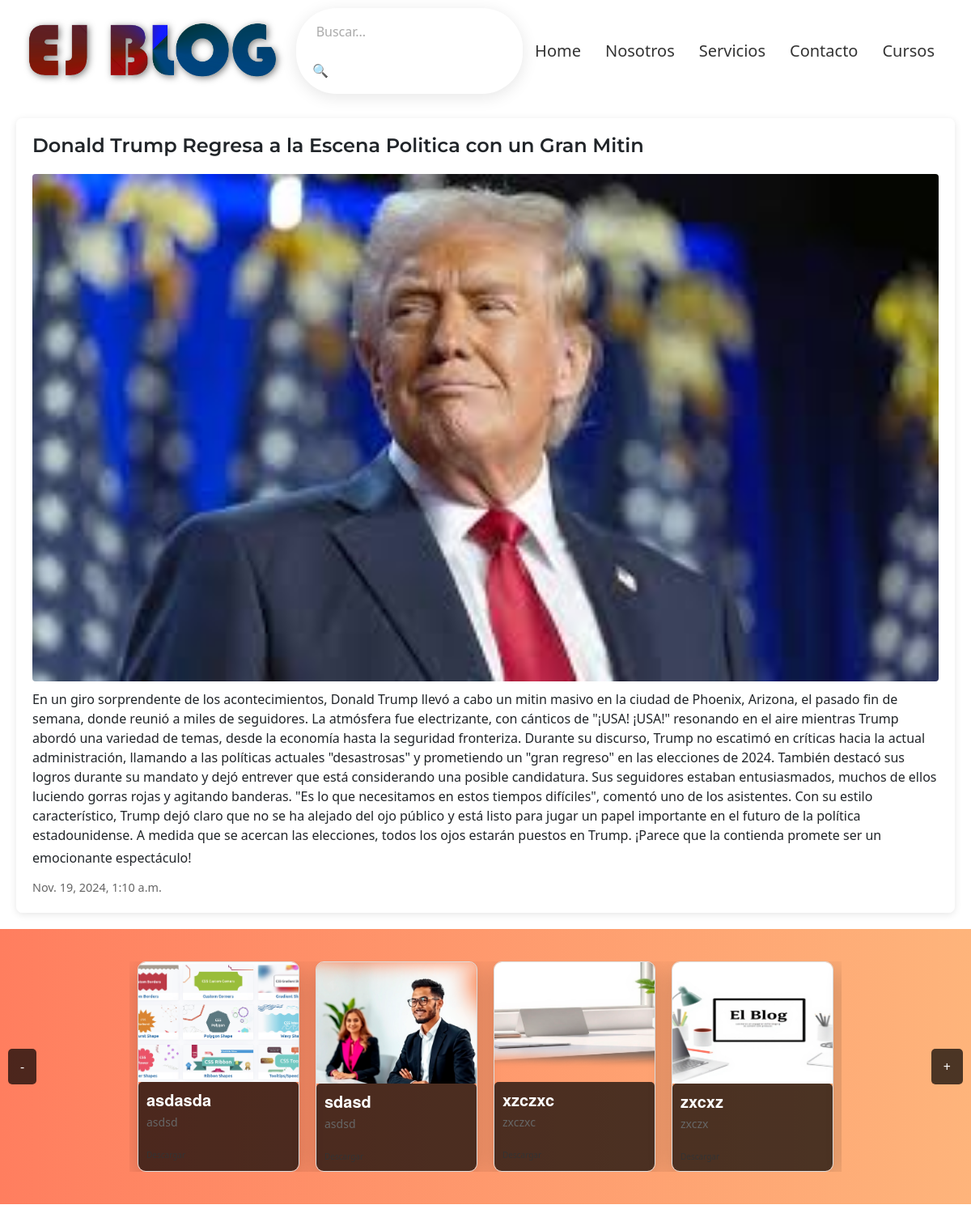
Screenshot of /news/4/ with the database file from the repository.
### mi_app/models.py (models this page shows, shortened)
class News(models.Model):
    title = models.CharField(max_length=200)
    content = models.TextField()
    created_at = models.DateTimeField(auto_now_add=True)
    image = models.ImageField(upload_to='news/')  # Campo para la imagen

class Image(models.Model):
    title = models.CharField(max_length=100)
    description = models.TextField()
    image = models.ImageField(upload_to='images/')  # Asegúrate de tener Pillow instalado
    link = models.URLField(max_length=200, blank=True, null=True)  # Campo para el enlace

### mi_app/views.py (the view)
# urls.py: path('news/<int:id>/', news_details, name='news_details'),  # Detalles de noticias
def news_details(request, id):
    news = News.objects.all()
    images = Image.objects.all()
    return render(request, 'news_details.html', {
        'news': news,
        'images': images
        })

### mi_app/templates/news_details.html (shortened to what this page needs)
{% extends 'index.html' %}
{% block content %}
    {% if news %}
    <div class="grid-container-details-news scroll-fade">
        {% for news in news %}
            <div class="news-card-details">
                <h3 class="news-title-details">{{ news.title }}</h3>
                {% if news.image %}
                    <img src="{{ news.image.url }}" alt="" class="news-image-details">
                {% endif %}
                <p class="article-content">{{ news.content }}
                </p>
                <small class="article-date">{{ news.created_at }}</small>
            </div>
        {% endfor %}
    </div>
    {% else %}
    <p>No hay noticias disponibles.</p>
    {% endif %}
    {% include 'slide.html' %}
{% endblock %}

### mi_app/templates/slide.html (shortened to what this page needs)
{% load static %}
<head>
</head>
<body>
    <div class="container-slide-section">
        <div class="slide-section">
            <div class="slide-container">
                <div class="card-wrapper">
                    {% for image in images %}
                    <div class="card-slide">
                        <img src="{{ image.image.url }}" alt="{{ image.title }} - {{ image.description }}" class="card-image-slide">
                        <div class="card-content-slide">
                            <h3 class="card-title-slide">{{ image.title }}</h3>
                            <p class="card-description-slide">{{ image.description }}</p>
                            <a href="{{ image.link }}" target="_blank" class="link-card-slide">Descargar</a>
                        </div>
                    </div>
                    {% empty %}
                    <p>No images available..</p>
                    {% endfor %}
                </div>
            </div>
        </div>
        <button class="prev">-</button>
        <button class="next">+</button>
    </div>
</body>

### mi_app/static/css/estilos.css (style rules this page uses)
.fondo { background-color: #ffffff; background-size: cover; }
.scroll-fade { opacity: 0; transform: translateY(20px); transition: opacity 0.5s ease, transform 0.5s ease; }
.scroll-fade.visible { opacity: 1; transform: translateY(0); }
.article-content, .news-content { margin-bottom: 10px; }
.article-date, .news-date { font-size: 0.9em; color: #666; }
.container-slide-section { background-color: #9d77f776; display: flex; justify-content: center; overflow: hidden; }
.slide-section { padding: 20px; margin: auto; justify-content: flex-start; display: flex; width: 920px; }
.slide-container { display: flex; justify-content: flex-start; overflow: hidden; }
.card-wrapper { display: flex; transition: transform 0.5s ease; }
.card-slide { border: 1px solid #ddd; border-radius: 5px; margin: 10px; width: 200px; overflow: hidden; box-shadow: 2px 2px 5px rgba(0, 0, 0, 0.1); }
.card-image-slide { width: 100%; max-height: 150px; object-fit: cover; }
.card-content-slide { padding: 10px; }
.card-title-slide { font-size: 1.2em; margin: 0; }
.card-description-slide { font-size: 0.9em; color: #666; }

### mi_app/static/css/details.css (style rules this page uses)
.grid-container-details-news { margin: 20px; }
.news-card-details { width: 100%; background-color: #ffffffcd; border-radius: 8px; box-shadow: 0 2px 10px rgba(0, 0, 0, 0.1); padding: 20px; transition: transform 0.2s; }
a { color: #333; text-decoration: none; font-size: 20px; }
.news-title-details { font-family: 'Montserrat', sans-serif; font-size: 24px; font-weight: 600; margin: 0 0 10px; }
.news-image-details { width: 100%; height: auto; border-radius: 4px; margin: 10px 0; }

### mi_app/static/css/comentarios.css (style rules this page uses)
.scroll-fade { opacity: 0; transform: translateY(20px); transition: opacity 0.5s ease, transform 0.5s ease; }
.scroll-fade.visible { opacity: 1; transform: translateY(0); }

### mi_app/static/css/terms_and_conditions.css (style rules this page uses)
.scroll-fade { opacity: 0; transform: translateY(20px); transition: opacity 0.5s ease, transform 0.5s ease; }
.scroll-fade.visible { opacity: 1; transform: translateY(0); }

### mi_app/static/css/slide.css (style rules this page uses)
.container-slide-section { position: relative; width: 100%; margin-top: 20px; overflow: hidden; background: linear-gradient(to right, #ff7e5f, #feb47b); padding: 20px; }
.slide-section { display: flex; align-items: center; position: relative; height: 300px; }
.slide-container { display: flex; height: 100%; transition: transform 0.5s ease-in-out; }
.card-wrapper { display: flex; flex-wrap: nowrap; transition: transform 0.5s ease-in-out; }
.card-slide { position: relative; box-shadow: 0 8px 30px rgba(0, 0, 0, 0.2); border-radius: 10px; overflow: hidden; box-sizing: border-box; margin: 0 10px; transition: transform 0.3s ease, box-shadow 0.3s ease; display: flex; flex-direction: column; }
.card-image-slide { width: 100%; height: 200px; object-fit: cover; }
.card-content-slide { background-color: rgba(0, 0, 0, 0.7); border-radius: 5px; color: white; flex-grow: 1; }
.card-title-slide { margin: 0; font-size: 20px; font-family: 'Helvetica Neue', sans-serif; font-weight: bold; }
.card-description-slide { margin-top: 5px; font-size: 14px; }
.link-card-slide { font-size: 10px; margin-top: 5px; }
.prev, .next { position: absolute; top: 50%; transform: translateY(-50%); background-color: rgba(0, 0, 0, 0.7); color: white; border: none; padding: 10px 15px; cursor: pointer; z-index: 10; border-radius: 5px; transition: background-color 0.3s; }
.prev { left: 10px; }
.next { right: 10px; }

### mi_app/static/css/footer.css (style rules this page uses)
.scroll-fade { opacity: 0; transform: translateY(20px); transition: opacity 0.5s ease, transform 0.5s ease; }
.scroll-fade.visible { opacity: 1; transform: translateY(0); }

### mi_app/static/css/carousel.css (style rules this page uses)
.scroll-fade { opacity: 0; transform: translateY(20px); transition: opacity 0.5s ease, transform 0.5s ease; }
.scroll-fade.visible { opacity: 1; transform: translateY(0); }

### mi_app/static/css/carousel_cursos.css (style rules this page uses)
.scroll-fade { opacity: 0; transform: translateY(20px); transition: opacity 0.5s ease, transform 0.5s ease; }
.scroll-fade.visible { opacity: 1; transform: translateY(0); }

### rows the page displays
News: title "Donald Trump Regresa a la Escena Politica con un Gran Mitin", image (picture), content "En un giro sorprendente de los acontecimientos, Donald Trump llevó a cabo un mitin masivo en la ciudad de Phoenix, Arizona, el pasado fin de semana, donde reunió a miles de seguidores. La atmósfera fue electrizante, con cánticos de \"¡USA! ¡USA!\" resonando en el aire mientras Trump abordó una variedad de temas, desde la economía hasta la seguridad fronteriza. Durante su discurso, Trump no escatimó en críticas hacia la actual administración, llamando a las políticas actuales \"desastrosas\" y prometiendo un \"gran regreso\" en las elecciones de 2024. También destacó sus logros durante su mandato y dejó entrever que está considerando una posible candidatura. Sus seguidores estaban entusiasmados,…", created_at "Nov. 19, 2024, 1:10 a.m."
Image: image (picture), title "asdasda", description "asdsd"
Image: image (picture), title "sdasd", description "asdsd"
Image: image (picture), title "xzczxc", description "zxczxc"
Image: image (picture), title "zxcxz", description "zxczx"
